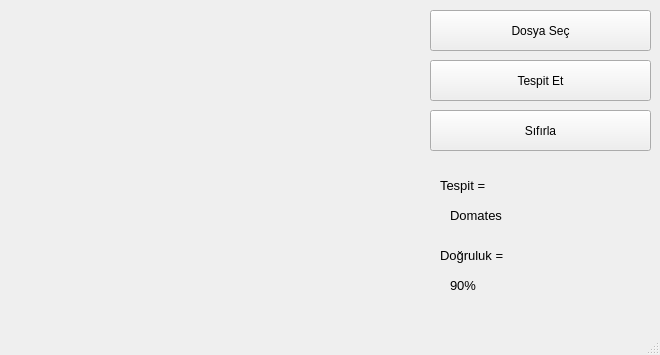
<?xml version="1.0" encoding="UTF-8"?>
<ui version="4.0">
 <class>MainWindow</class>
 <widget class="QMainWindow" name="MainWindow">
  <property name="geometry">
   <rect>
    <x>0</x>
    <y>0</y>
    <width>660</width>
    <height>355</height>
   </rect>
  </property>
  <property name="windowTitle">
   <string>MainWindow</string>
  </property>
  <widget class="QWidget" name="centralwidget">
   <widget class="QPushButton" name="dosyasec_but">
    <property name="geometry">
     <rect>
      <x>430</x>
      <y>10</y>
      <width>221</width>
      <height>41</height>
     </rect>
    </property>
    <property name="text">
     <string>Dosya Seç</string>
    </property>
   </widget>
   <widget class="QPushButton" name="tespitet_but">
    <property name="geometry">
     <rect>
      <x>430</x>
      <y>60</y>
      <width>221</width>
      <height>41</height>
     </rect>
    </property>
    <property name="text">
     <string>Tespit Et</string>
    </property>
   </widget>
   <widget class="QLabel" name="tespit_name">
    <property name="geometry">
     <rect>
      <x>440</x>
      <y>170</y>
      <width>91</width>
      <height>31</height>
     </rect>
    </property>
    <property name="font">
     <font>
      <pointsize>10</pointsize>
     </font>
    </property>
    <property name="text">
     <string>Tespit =</string>
    </property>
   </widget>
   <widget class="QPushButton" name="sifirla_but">
    <property name="geometry">
     <rect>
      <x>430</x>
      <y>110</y>
      <width>221</width>
      <height>41</height>
     </rect>
    </property>
    <property name="text">
     <string>Sıfırla</string>
    </property>
   </widget>
   <widget class="QLabel" name="dogruluk_name">
    <property name="geometry">
     <rect>
      <x>440</x>
      <y>240</y>
      <width>91</width>
      <height>31</height>
     </rect>
    </property>
    <property name="font">
     <font>
      <pointsize>10</pointsize>
     </font>
    </property>
    <property name="text">
     <string>Doğruluk =</string>
    </property>
   </widget>
   <widget class="QLabel" name="tespit_value">
    <property name="geometry">
     <rect>
      <x>450</x>
      <y>200</y>
      <width>91</width>
      <height>31</height>
     </rect>
    </property>
    <property name="font">
     <font>
      <pointsize>10</pointsize>
     </font>
    </property>
    <property name="text">
     <string>Domates</string>
    </property>
   </widget>
   <widget class="QLabel" name="dogruluk_value">
    <property name="geometry">
     <rect>
      <x>450</x>
      <y>270</y>
      <width>91</width>
      <height>31</height>
     </rect>
    </property>
    <property name="font">
     <font>
      <pointsize>10</pointsize>
     </font>
    </property>
    <property name="text">
     <string>90%</string>
    </property>
   </widget>
   <widget class="QLabel" name="resim">
    <property name="geometry">
     <rect>
      <x>0</x>
      <y>10</y>
      <width>421</width>
      <height>291</height>
     </rect>
    </property>
    <property name="text">
     <string/>
    </property>
    <property name="pixmap">
     <pixmap>test.jpg</pixmap>
    </property>
   </widget>
  </widget>
  <widget class="QMenuBar" name="menubar">
   <property name="geometry">
    <rect>
     <x>0</x>
     <y>0</y>
     <width>660</width>
     <height>21</height>
    </rect>
   </property>
  </widget>
  <widget class="QStatusBar" name="statusbar"/>
 </widget>
 <resources/>
 <connections/>
</ui>
